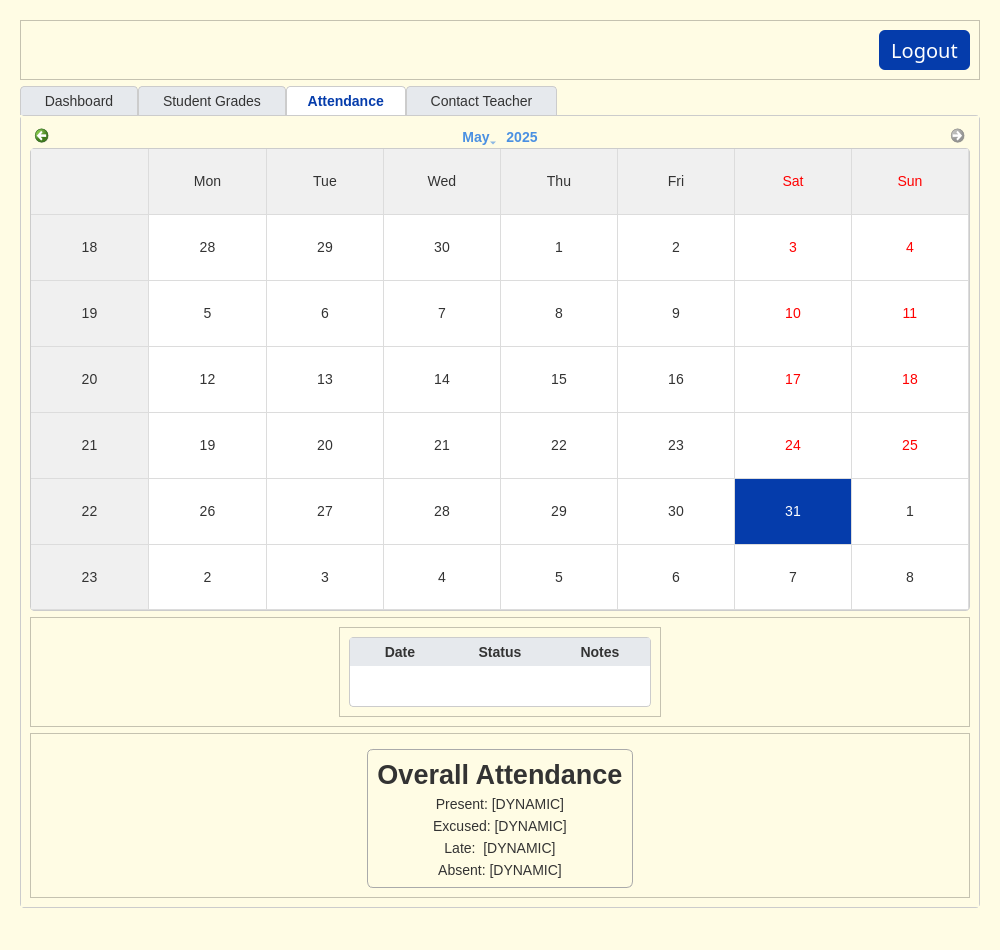
<?xml version="1.0" encoding="UTF-8"?>
<ui version="4.0">
 <class>MainWindow</class>
 <widget class="QMainWindow" name="MainWindow">
  <property name="geometry">
   <rect>
    <x>0</x>
    <y>0</y>
    <width>1000</width>
    <height>950</height>
   </rect>
  </property>
  <property name="minimumSize">
   <size>
    <width>1000</width>
    <height>950</height>
   </size>
  </property>
  <property name="maximumSize">
   <size>
    <width>1000</width>
    <height>950</height>
   </size>
  </property>
  <property name="windowTitle">
   <string>Sunnydale School District - Guardian Portal</string>
  </property>
  <property name="styleSheet">
   <string notr="true">QMenuBar {
    background: none;
    height: 0px;
}

/* === GENERAL APP STYLE === */
QMainWindow {
    font-family: 'Segoe UI', sans-serif;
    font-size: 14px;
    color: #333;
}

 QWidget {
    background-color: rgb(255, 252, 228);
    font-family: 'Segoe UI', sans-serif;
    font-size: 14px;
    color: #333;
}
/* === PUSH BUTTONS === */
QPushButton {
    background-color: rgb(5, 60, 171);
    color: white;
    border: none;
    border-radius: 6px;
    padding: 6px 12px;
}

QPushButton:hover {
    background-color: rgb(187, 228, 255);
}

QPushButton:pressed {
    background-color: #2e5aa0;
}

/* === COMBOBOX, INPUTS, TEXTAREA === */
QComboBox, QLineEdit, QTextEdit, QDateEdit, QTimeEdit {
    background-color: #ffffff;
    border: 1px solid #ccc;
    border-radius: 4px;
    padding: 4px 6px;
}

QComboBox::drop-down {
    border: none;
    background-color: #ffffff;
}

QComboBox QAbstractItemView {
    background-color: #ffffff;
    border: 1px solid #ccc;
    selection-background-color: #e6f0ff;
    selection-color: #000;
}


/* === TABLES === */
QTableWidget, QTableView {
    background-color: #ffffff;
    alternate-background-color: #f0f0f0;
    gridline-color: #dcdcdc;
    border: 1px solid #ccc;
    border-radius: 4px;
}

QHeaderView::section {
    background-color: #e6e9ed;
    padding: 4px;
    border: none;
    font-weight: bold;
}

/* === LIST WIDGETS === */
QListWidget {
    background-color: #ffffff;
    border: 1px solid #ccc;
    border-radius: 4px;
}

/* === CALENDAR === */
QCalendarWidget QToolButton {
    color: #4a90e2;
}

QCalendarWidget QAbstractItemView {
    selection-background-color: rgb(5, 60, 171);
    selection-color: white;
}

/* === GROUP BOXES === */
QGroupBox {
    border: 1px solid #aaa;
    border-radius: 6px;
    margin-top: 6px;
}

QGroupBox::title {
    subcontrol-origin: margin;
    left: 10px;
    padding: 0 4px;
    background-color: transparent;
    color: #4a90e2;
    font-weight: bold;
}

/* === TABS === */
QTabWidget::pane {
    border: 1px solid #ccc;
    border-radius: 4px;
	background-color: rgb(187, 228, 255);
}

QTabBar::tab {
    background: #e6e9ed;
    border: 1px solid #ccc;
    border-bottom: none;
    padding: 6px 12px;
    border-top-left-radius: 4px;
    border-top-right-radius: 4px;
}

QTabBar::tab:selected {
    background: #ffffff;
    color: rgb(5, 60, 171);
    padding: 6px 12px;
   	font-weight: bold;
}

/* === TOOLTIP === */
QToolTip {
    background-color: #333;
    color: #fff;
    padding: 4px;
    border-radius: 4px;
}

QScrollBar:vertical, QScrollBar:horizontal {
    background: white;
    border: 1px solid #ccc;
    border-radius: 6px;
}

QCheckBox {
    background-color: white;
}

QMessageBox {
    background-color: white;
    font-size: 15px;
}

QMessageBox QLabel {
    background-color: transparent;
}


</string>
  </property>
  <widget class="QWidget" name="centralwidget">
   <layout class="QVBoxLayout" name="verticalLayout_2">
    <property name="leftMargin">
     <number>20</number>
    </property>
    <property name="topMargin">
     <number>20</number>
    </property>
    <property name="rightMargin">
     <number>20</number>
    </property>
    <property name="bottomMargin">
     <number>20</number>
    </property>
    <item>
     <widget class="QFrame" name="frame">
      <property name="minimumSize">
       <size>
        <width>0</width>
        <height>0</height>
       </size>
      </property>
      <property name="frameShape">
       <enum>QFrame::StyledPanel</enum>
      </property>
      <property name="frameShadow">
       <enum>QFrame::Raised</enum>
      </property>
      <layout class="QHBoxLayout" name="horizontalLayout">
       <item>
        <layout class="QHBoxLayout" name="sunnydale_header">
         <property name="sizeConstraint">
          <enum>QLayout::SetMinimumSize</enum>
         </property>
         <property name="leftMargin">
          <number>0</number>
         </property>
         <property name="rightMargin">
          <number>0</number>
         </property>
         <item>
          <widget class="QLabel" name="sunnydale_header_png">
           <property name="sizePolicy">
            <sizepolicy hsizetype="Expanding" vsizetype="Minimum">
             <horstretch>1</horstretch>
             <verstretch>0</verstretch>
            </sizepolicy>
           </property>
           <property name="text">
            <string/>
           </property>
           <property name="pixmap">
            <pixmap>:/sunnydale_header.png/sunnydale_header.png</pixmap>
           </property>
           <property name="alignment">
            <set>Qt::AlignCenter</set>
           </property>
          </widget>
         </item>
         <item>
          <widget class="QPushButton" name="logout_button">
           <property name="sizePolicy">
            <sizepolicy hsizetype="Expanding" vsizetype="Fixed">
             <horstretch>0</horstretch>
             <verstretch>0</verstretch>
            </sizepolicy>
           </property>
           <property name="font">
            <font>
             <family>Segoe UI,sans-serif</family>
             <pointsize>15</pointsize>
            </font>
           </property>
           <property name="styleSheet">
            <string notr="true">
   	font-size: 15pt;
</string>
           </property>
           <property name="text">
            <string>Logout</string>
           </property>
          </widget>
         </item>
        </layout>
       </item>
      </layout>
     </widget>
    </item>
    <item>
     <widget class="QTabWidget" name="tabWidget">
      <property name="styleSheet">
       <string notr="true">QMenuBar {
    background: none;
    height: 0px;
}

/* === GENERAL APP STYLE === */
QMainWindow {
    font-family: 'Segoe UI', sans-serif;
    font-size: 14px;
    color: #333;
}

 QWidget {
    background-color: rgb(255, 252, 228);
    font-family: 'Segoe UI', sans-serif;
    font-size: 14px;
    color: #333;
}
/* === PUSH BUTTONS === */
QPushButton {
    background-color: rgb(5, 60, 171);
    color: white;
    border: none;
    border-radius: 6px;
    padding: 6px 12px;
}

QPushButton:hover {
    background-color: rgb(187, 228, 255);
}

QPushButton:pressed {
    background-color: #2e5aa0;
}

/* === COMBOBOX, INPUTS, TEXTAREA === */
QComboBox, QLineEdit, QTextEdit, QDateEdit, QTimeEdit {
    background-color: #ffffff;
    border: 1px solid #ccc;
    border-radius: 4px;
    padding: 4px 6px;
}

QComboBox::drop-down {
    border: none;
    background-color: #ffffff;
}

QComboBox QAbstractItemView {
    background-color: #ffffff;
    border: 1px solid #ccc;
    selection-background-color: #e6f0ff;
    selection-color: #000;
}


/* === TABLES === */
QTableWidget, QTableView {
    background-color: #ffffff;
    alternate-background-color: #f0f0f0;
    gridline-color: #dcdcdc;
    border: 1px solid #ccc;
    border-radius: 4px;
}

QHeaderView::section {
    background-color: #e6e9ed;
    padding: 4px;
    border: none;
    font-weight: bold;
}

/* === LIST WIDGETS === */
QListWidget {
    background-color: #ffffff;
    border: 1px solid #ccc;
    border-radius: 4px;
}

/* === CALENDAR === */
QCalendarWidget QToolButton {
    color: #4a90e2;
}

QCalendarWidget QAbstractItemView {
    selection-background-color: rgb(5, 60, 171);
    selection-color: white;
}

/* === GROUP BOXES === */
QGroupBox {
    border: 1px solid #aaa;
    border-radius: 6px;
    margin-top: 6px;
}

QGroupBox::title {
    subcontrol-origin: margin;
    left: 10px;
    padding: 0 4px;
    background-color: transparent;
    color: #4a90e2;
    font-weight: bold;
}

/* === TABS === */
QTabWidget::pane {
    border: 1px solid #ccc;
    border-radius: 4px;
	background-color: rgb(187, 228, 255);
}

QTabBar::tab {
    background: #e6e9ed;
    border: 1px solid #ccc;
    border-bottom: none;
    padding: 6px 12px;
    border-top-left-radius: 4px;
    border-top-right-radius: 4px;
}

QTabBar::tab:selected {
    background: #ffffff;
    color: rgb(5, 60, 171);
    padding: 6px 12px;
   	font-weight: bold;
}

/* === TOOLTIP === */
QToolTip {
    background-color: #333;
    color: #fff;
    padding: 4px;
    border-radius: 4px;
}

QScrollBar:vertical, QScrollBar:horizontal {
    background: white;
    border: 1px solid #ccc;
    border-radius: 6px;
}

QCheckBox {
    background-color: white;
}

QMessageBox {
    background-color: white;
    font-size: 15px;
}

QMessageBox QLabel {
    background-color: transparent;
}


</string>
      </property>
      <property name="currentIndex">
       <number>2</number>
      </property>
      <widget class="QWidget" name="dasboard">
       <attribute name="title">
        <string>   Dashboard   </string>
       </attribute>
       <layout class="QVBoxLayout" name="verticalLayout_5">
        <item>
         <widget class="QLabel" name="labelGuardianName">
          <property name="sizePolicy">
           <sizepolicy hsizetype="Expanding" vsizetype="Fixed">
            <horstretch>0</horstretch>
            <verstretch>0</verstretch>
           </sizepolicy>
          </property>
          <property name="styleSheet">
           <string notr="true">qproperty-alignment: 'AlignCenter';
font-size: 20pt;
font-weight: bold;
</string>
          </property>
          <property name="text">
           <string>Welcome, [DYNAMIC: Guardian Name]</string>
          </property>
         </widget>
        </item>
        <item>
         <widget class="QFrame" name="frame_8">
          <property name="frameShape">
           <enum>QFrame::StyledPanel</enum>
          </property>
          <property name="frameShadow">
           <enum>QFrame::Raised</enum>
          </property>
          <layout class="QHBoxLayout" name="horizontalLayout_6">
           <item>
            <widget class="QFrame" name="frame_9">
             <property name="frameShape">
              <enum>QFrame::StyledPanel</enum>
             </property>
             <property name="frameShadow">
              <enum>QFrame::Raised</enum>
             </property>
             <layout class="QVBoxLayout" name="verticalLayout_10">
              <item>
               <widget class="QFrame" name="crest_frame">
                <property name="frameShape">
                 <enum>QFrame::StyledPanel</enum>
                </property>
                <property name="frameShadow">
                 <enum>QFrame::Raised</enum>
                </property>
                <layout class="QVBoxLayout" name="verticalLayout_9">
                 <item>
                  <widget class="QLabel" name="sunnydale_logo_png">
                   <property name="maximumSize">
                    <size>
                     <width>500</width>
                     <height>500</height>
                    </size>
                   </property>
                   <property name="text">
                    <string>Sunnydale Logo</string>
                   </property>
                   <property name="scaledContents">
                    <bool>true</bool>
                   </property>
                   <property name="alignment">
                    <set>Qt::AlignCenter</set>
                   </property>
                  </widget>
                 </item>
                </layout>
               </widget>
              </item>
             </layout>
            </widget>
           </item>
           <item>
            <widget class="QFrame" name="frame_7">
             <property name="frameShape">
              <enum>QFrame::StyledPanel</enum>
             </property>
             <property name="frameShadow">
              <enum>QFrame::Raised</enum>
             </property>
             <layout class="QVBoxLayout" name="verticalLayout_8">
              <item>
               <widget class="QFrame" name="frame_10">
                <property name="sizePolicy">
                 <sizepolicy hsizetype="Preferred" vsizetype="Fixed">
                  <horstretch>0</horstretch>
                  <verstretch>0</verstretch>
                 </sizepolicy>
                </property>
                <property name="frameShape">
                 <enum>QFrame::StyledPanel</enum>
                </property>
                <property name="frameShadow">
                 <enum>QFrame::Raised</enum>
                </property>
                <layout class="QVBoxLayout" name="verticalLayout_11">
                 <item>
                  <widget class="QLabel" name="label_2">
                   <property name="sizePolicy">
                    <sizepolicy hsizetype="Fixed" vsizetype="Fixed">
                     <horstretch>0</horstretch>
                     <verstretch>0</verstretch>
                    </sizepolicy>
                   </property>
                   <property name="styleSheet">
                    <string notr="true">font: 14pt;</string>
                   </property>
                   <property name="text">
                    <string>Select a Student</string>
                   </property>
                   <property name="textFormat">
                    <enum>Qt::AutoText</enum>
                   </property>
                   <property name="alignment">
                    <set>Qt::AlignLeading|Qt::AlignLeft|Qt::AlignTop</set>
                   </property>
                  </widget>
                 </item>
                 <item>
                  <widget class="QListView" name="listViewStudents">
                   <property name="sizePolicy">
                    <sizepolicy hsizetype="Fixed" vsizetype="Fixed">
                     <horstretch>0</horstretch>
                     <verstretch>0</verstretch>
                    </sizepolicy>
                   </property>
                   <property name="styleSheet">
                    <string notr="true">background-color: &quot;white&quot;;
border: 1px solid #aaa;
border-radius: 6px;</string>
                   </property>
                  </widget>
                 </item>
                </layout>
               </widget>
              </item>
             </layout>
            </widget>
           </item>
          </layout>
         </widget>
        </item>
       </layout>
      </widget>
      <widget class="QWidget" name="student_grades">
       <attribute name="title">
        <string>   Student Grades   </string>
       </attribute>
       <layout class="QVBoxLayout" name="verticalLayout_4">
        <item>
         <widget class="QLabel" name="labelSelectedStudent">
          <property name="sizePolicy">
           <sizepolicy hsizetype="Preferred" vsizetype="Minimum">
            <horstretch>0</horstretch>
            <verstretch>0</verstretch>
           </sizepolicy>
          </property>
          <property name="styleSheet">
           <string notr="true">qproperty-alignment: 'AlignCenter';
font-size: 20pt;
font-weight: bold;
</string>
          </property>
          <property name="text">
           <string>[DYNAMIC: Selected Student ]</string>
          </property>
         </widget>
        </item>
        <item>
         <widget class="QFrame" name="frame_4">
          <property name="sizePolicy">
           <sizepolicy hsizetype="Preferred" vsizetype="Expanding">
            <horstretch>0</horstretch>
            <verstretch>0</verstretch>
           </sizepolicy>
          </property>
          <property name="frameShape">
           <enum>QFrame::StyledPanel</enum>
          </property>
          <property name="frameShadow">
           <enum>QFrame::Raised</enum>
          </property>
          <layout class="QVBoxLayout" name="verticalLayout_6">
           <item>
            <widget class="QFrame" name="frame_5">
             <property name="frameShape">
              <enum>QFrame::StyledPanel</enum>
             </property>
             <property name="frameShadow">
              <enum>QFrame::Raised</enum>
             </property>
             <layout class="QHBoxLayout" name="horizontalLayout_4">
              <item>
               <widget class="QTableWidget" name="tableWidget_2">
                <property name="sizePolicy">
                 <sizepolicy hsizetype="Fixed" vsizetype="Fixed">
                  <horstretch>0</horstretch>
                  <verstretch>0</verstretch>
                 </sizepolicy>
                </property>
                <property name="verticalScrollBarPolicy">
                 <enum>Qt::ScrollBarAlwaysOff</enum>
                </property>
                <property name="horizontalScrollBarPolicy">
                 <enum>Qt::ScrollBarAlwaysOff</enum>
                </property>
                <property name="sizeAdjustPolicy">
                 <enum>QAbstractScrollArea::AdjustToContents</enum>
                </property>
                <column>
                 <property name="text">
                  <string>Course Name</string>
                 </property>
                </column>
                <column>
                 <property name="text">
                  <string>Score</string>
                 </property>
                </column>
                <column>
                 <property name="text">
                  <string>Grade</string>
                 </property>
                </column>
               </widget>
              </item>
             </layout>
            </widget>
           </item>
          </layout>
         </widget>
        </item>
       </layout>
      </widget>
      <widget class="QWidget" name="attendance">
       <attribute name="title">
        <string>   Attendance   </string>
       </attribute>
       <layout class="QVBoxLayout" name="verticalLayout">
        <item>
         <widget class="QCalendarWidget" name="calendarWidget">
          <property name="styleSheet">
           <string notr="true"/>
          </property>
          <property name="minimumDate">
           <date>
            <year>2025</year>
            <month>3</month>
            <day>1</day>
           </date>
          </property>
          <property name="maximumDate">
           <date>
            <year>2025</year>
            <month>5</month>
            <day>31</day>
           </date>
          </property>
          <property name="gridVisible">
           <bool>true</bool>
          </property>
         </widget>
        </item>
        <item>
         <widget class="QFrame" name="frame_3">
          <property name="frameShape">
           <enum>QFrame::StyledPanel</enum>
          </property>
          <property name="frameShadow">
           <enum>QFrame::Raised</enum>
          </property>
          <layout class="QHBoxLayout" name="horizontalLayout_3">
           <item>
            <widget class="QFrame" name="frame_2">
             <property name="sizePolicy">
              <sizepolicy hsizetype="Fixed" vsizetype="Fixed">
               <horstretch>0</horstretch>
               <verstretch>0</verstretch>
              </sizepolicy>
             </property>
             <property name="frameShape">
              <enum>QFrame::StyledPanel</enum>
             </property>
             <property name="frameShadow">
              <enum>QFrame::Raised</enum>
             </property>
             <layout class="QHBoxLayout" name="horizontalLayout_2">
              <item>
               <widget class="QTableWidget" name="tableWidget">
                <property name="sizePolicy">
                 <sizepolicy hsizetype="Minimum" vsizetype="Minimum">
                  <horstretch>0</horstretch>
                  <verstretch>0</verstretch>
                 </sizepolicy>
                </property>
                <property name="verticalScrollBarPolicy">
                 <enum>Qt::ScrollBarAlwaysOff</enum>
                </property>
                <property name="horizontalScrollBarPolicy">
                 <enum>Qt::ScrollBarAlwaysOff</enum>
                </property>
                <property name="sizeAdjustPolicy">
                 <enum>QAbstractScrollArea::AdjustToContents</enum>
                </property>
                <column>
                 <property name="text">
                  <string>Date</string>
                 </property>
                </column>
                <column>
                 <property name="text">
                  <string>Status</string>
                 </property>
                </column>
                <column>
                 <property name="text">
                  <string>Notes</string>
                 </property>
                </column>
               </widget>
              </item>
             </layout>
            </widget>
           </item>
          </layout>
         </widget>
        </item>
        <item>
         <widget class="QFrame" name="frame_6">
          <property name="frameShape">
           <enum>QFrame::StyledPanel</enum>
          </property>
          <property name="frameShadow">
           <enum>QFrame::Raised</enum>
          </property>
          <layout class="QHBoxLayout" name="horizontalLayout_5">
           <item>
            <widget class="QGroupBox" name="groupBox">
             <property name="sizePolicy">
              <sizepolicy hsizetype="Fixed" vsizetype="Fixed">
               <horstretch>0</horstretch>
               <verstretch>0</verstretch>
              </sizepolicy>
             </property>
             <property name="styleSheet">
              <string notr="true">background-color: &quot;white&quot;;</string>
             </property>
             <property name="title">
              <string/>
             </property>
             <property name="alignment">
              <set>Qt::AlignLeading|Qt::AlignLeft|Qt::AlignVCenter</set>
             </property>
             <layout class="QVBoxLayout" name="verticalLayout_7">
              <item>
               <widget class="QLabel" name="label">
                <property name="styleSheet">
                 <string notr="true">
font-size: 20pt;
font-weight: bold;
</string>
                </property>
                <property name="text">
                 <string>Overall Attendance</string>
                </property>
                <property name="alignment">
                 <set>Qt::AlignCenter</set>
                </property>
               </widget>
              </item>
              <item>
               <widget class="QLabel" name="labelPresentCount">
                <property name="text">
                 <string>Present: [DYNAMIC]</string>
                </property>
                <property name="alignment">
                 <set>Qt::AlignCenter</set>
                </property>
               </widget>
              </item>
              <item>
               <widget class="QLabel" name="labelExcusedCount">
                <property name="text">
                 <string>Excused: [DYNAMIC]</string>
                </property>
                <property name="alignment">
                 <set>Qt::AlignCenter</set>
                </property>
               </widget>
              </item>
              <item>
               <widget class="QLabel" name="labelLateCount">
                <property name="text">
                 <string>Late:  [DYNAMIC]</string>
                </property>
                <property name="alignment">
                 <set>Qt::AlignCenter</set>
                </property>
               </widget>
              </item>
              <item>
               <widget class="QLabel" name="labelAbsentCount">
                <property name="text">
                 <string>Absent: [DYNAMIC]</string>
                </property>
                <property name="alignment">
                 <set>Qt::AlignCenter</set>
                </property>
               </widget>
              </item>
             </layout>
            </widget>
           </item>
          </layout>
         </widget>
        </item>
       </layout>
      </widget>
      <widget class="QWidget" name="contact_teacher">
       <attribute name="title">
        <string>   Contact Teacher   </string>
       </attribute>
       <layout class="QVBoxLayout" name="verticalLayout_3">
        <item>
         <widget class="QLabel" name="label_6">
          <property name="text">
           <string>Select Teacher</string>
          </property>
         </widget>
        </item>
        <item>
         <widget class="QComboBox" name="comboBoxTeacherSelect"/>
        </item>
        <item>
         <widget class="QTextEdit" name="textEditTeacherMessage"/>
        </item>
        <item>
         <widget class="QPushButton" name="pushButton">
          <property name="text">
           <string>Send Message</string>
          </property>
         </widget>
        </item>
       </layout>
      </widget>
     </widget>
    </item>
   </layout>
  </widget>
  <widget class="QStatusBar" name="statusbar"/>
 </widget>
 <resources/>
 <connections/>
</ui>
